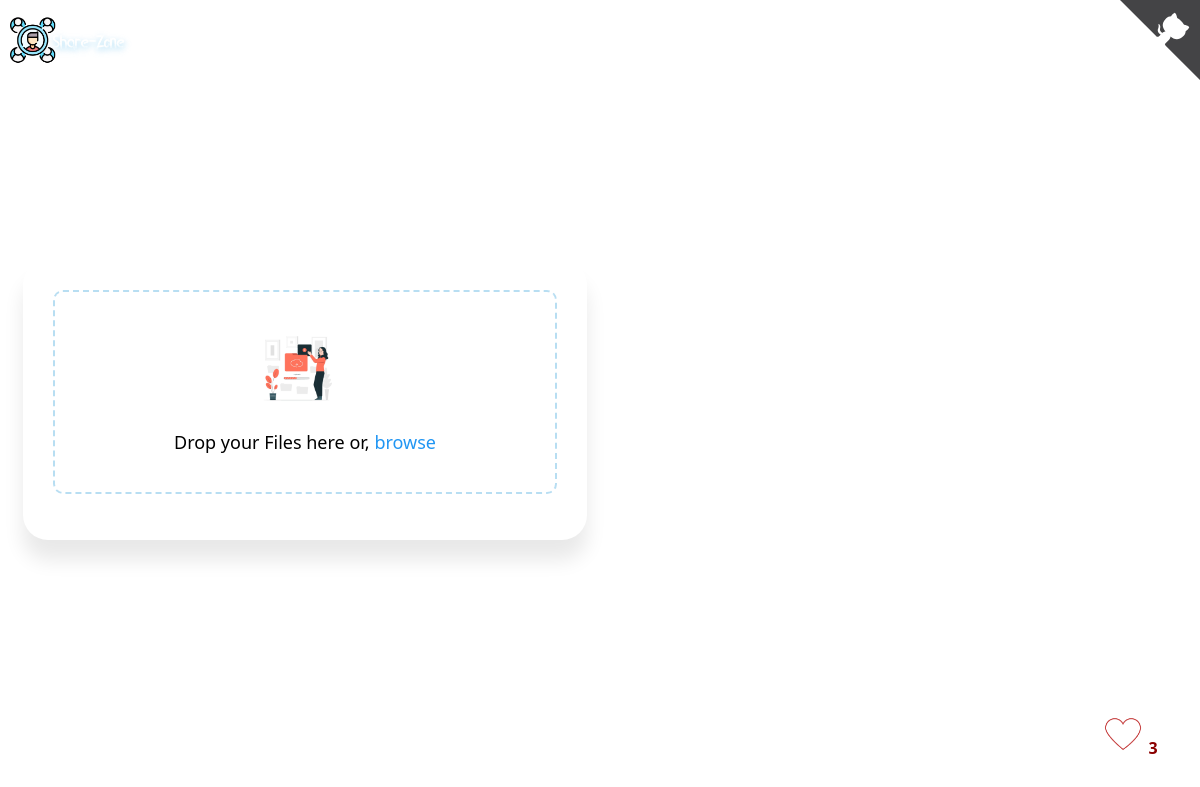
/, run on an earlier commit of the app's database.
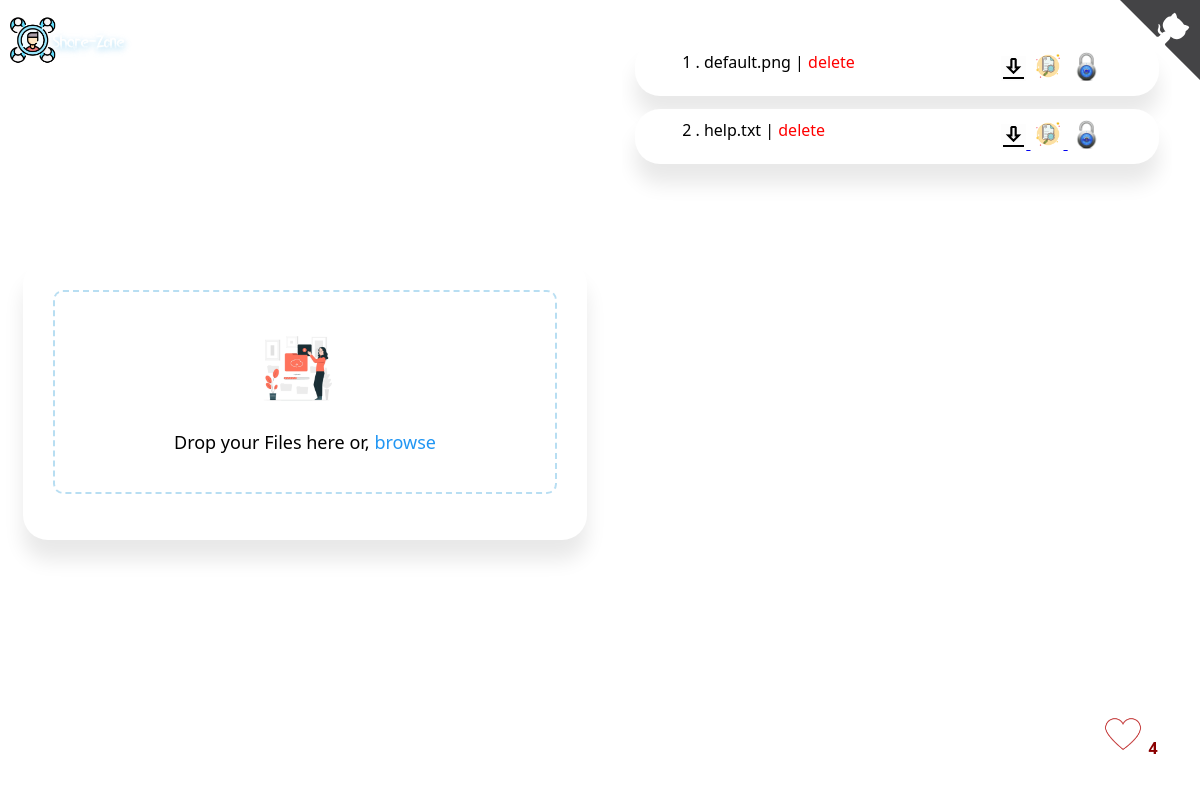
And on a later commit of the database.
### backend/models.py (models this page shows, shortened)
class files(models.Model):
    file_id=models.CharField(max_length=1000,default='',unique=True)
    upload_at = models.DateTimeField(default=datetime.now())
    lock=models.CharField(max_length=2,choices=(('0','0'),('1','1')),default='0')
    password=models.CharField(max_length=100,default='none')
    name=models.CharField(max_length=1000)
    file=models.FileField(upload_to='')

### backend/views.py (the view)
# urls.py: path('', index,name='home'),
def index(request):
  if request.method == 'POST':
    if request.POST.get('name'):
        name=request.POST.get('name')
        like(name=name).save()
    else:
      like().save()
  s=reversed(files.objects.all())
  parm={
    'uploadedfiles':s,
    'likes':len(like.objects.all())
  }
  return render(request,'home.html',parm)

### template/home.html (shortened to what this page needs)
{% extends 'base.html' %} {% load static %} {% block body %}
<section class="upload-container">
	<form action="upload/" method="POST" id="formsend" enctype="multipart/form-data">
		<div class="drop-zone">{% csrf_token %}
			<div class="icon-container">
				<img src="{% static 'upload.jpg' %}" draggable="false" class="center" alt="File Icon">
			</div>
			<div class="title"> <span id="droptext"> Drop your Files here or,</span>  <span id="browseBtn">browse</span>
			</div>
		</div>
	</form>
</section>
<section class="fileshow">{% for fil in uploadedfiles%}
	<div class="download-container">
		<div class='leftdiv point'> <span>{{forloop.counter}}</span> . {{fil.name}} |	<span>
			{% if fil.lock == '0' %}
			 <a href="/delete/{{fil.file_id}}" style='all: unset;color: red;'> delete</a>
			 {% else %}
			 <a onclick="deletcheck(this)" id="{{fil.file_id}}" style='all: unset;color: red;'> delete</a>
			 {% endif %}
			</span>
		</div>
		<div class="rightdiv">{% if fil.lock == '0' %}
			<a href="{{fil.file.url}}" download>
				<img src="{% static 'download.gif' %}" width="25px" alt="Download now">
			</a>{% else %}
			<a id="{{fil.file_id}}" onclick="downl(this)">
				<img src="{% static 'download.gif' %}" width="25px" alt="Download now">
			</a>{% endif %} {% if fil.lock == '0' %}
			<a href="/view/{{fil.file_id}}">
				<img src="{% static 'view.png' %}" width="30px" style="margin-left: 3px;" alt="view now">
			</a>{% else %}
			<a id="{{fil.file_id}}" onclick="view(this)">
				<img src="{% static 'view.png' %}" width="30px" style="margin-left: 3px;" alt="view now">
			</a>{% endif %} {% if fil.lock == '1' %}
			<a onclick="showmsg('file is protected')">
				<img src="{% static 'lock.png' %}" width="30px" style="margin-left: 3px;" alt="lock">
			</a>{% else %}
			<a onclick="showmsg('file is not protected')">
				<img src="{% static 'unlock.png' %}" width="30px" style="margin-left: 3px;" alt="unlock">
			</a>{% endif %}</div>
	</div>{% endfor %}
</section>
{% endblock %}

What changed in the data, as far as the page shows it:
added files: name "default.png"
added files: name "help.txt"
Also different on the page:
{{ likes }}: "3" → "4"
